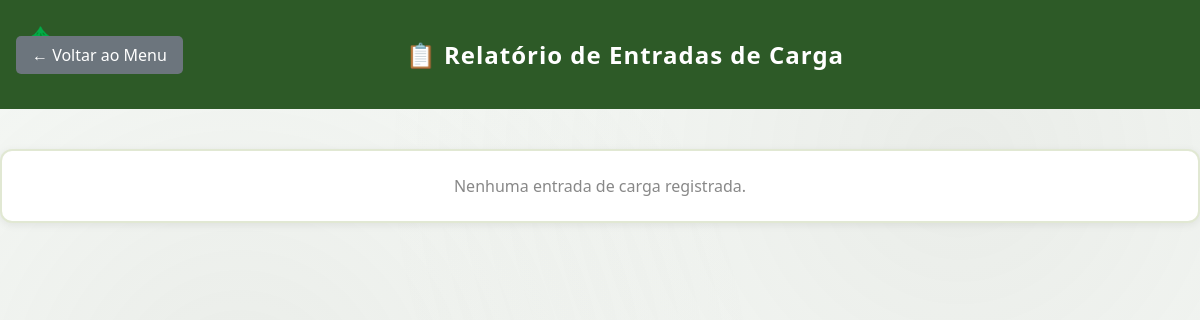
/relatorio-entradas (signed in), run on an earlier commit of the app's database.
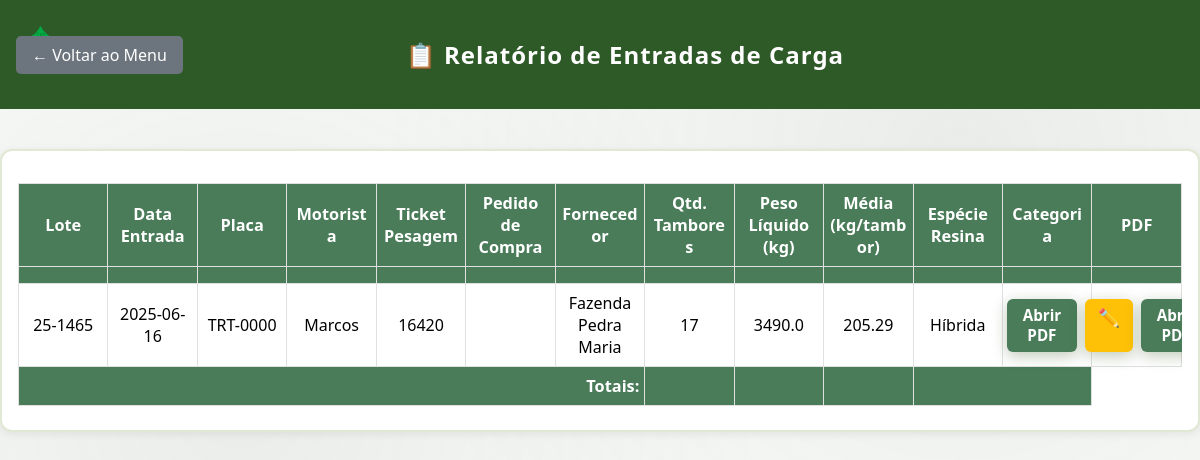
And on a later commit of the database.
### tables this page shows
CREATE TABLE entradas_carga (
            id INTEGER PRIMARY KEY AUTOINCREMENT,
            fornecedor TEXT NOT NULL,
            data_entrada TEXT NOT NULL,
            motorista TEXT NOT NULL,
            placa TEXT NOT NULL,
            quantidade_tambores INTEGER NOT NULL,
            especie_resina TEXT NOT NULL,
            lote TEXT NOT NULL,
            ticket_pesagem TEXT NOT NULL UNIQUE,
            peso_liquido REAL NOT NULL,
            data_registro TEXT NOT NULL,
            usuario_registro TEXT NOT NULL
        , pedido_compra TEXT, categoria TEXT);

CREATE TABLE processos_lote (
        id INTEGER PRIMARY KEY AUTOINCREMENT,
        lote TEXT NOT NULL,
        arquivo_pdf TEXT NOT NULL,
        data_upload TEXT NOT NULL,
        usuario TEXT NOT NULL
    );

### app.py (the view)
@app.route('/relatorio-entradas')
def relatorio_entradas():
    if 'logged_in' not in session or not session['logged_in']:
        return redirect(url_for('login'))
    entradas = listar_entradas()
    conn = sqlite3.connect(DB_PATH)
    cursor = conn.cursor()
    cursor.execute('SELECT lote, arquivo_pdf FROM processos_lote')
    pdfs_lotes = cursor.fetchall()
    conn.close()
    lotes_pdfs = {}
    for lote, pdf in pdfs_lotes:
        lotes_pdfs.setdefault(lote, []).append(pdf)
    return render_template('relatorio_entradas.html', entradas=entradas, lotes_pdfs=lotes_pdfs, spacing=True)

### app.py (called while the page is built)
def listar_entradas():
    conn = sqlite3.connect(DB_PATH)
    cursor = conn.cursor()
    cursor.execute('SELECT * FROM entradas_carga ORDER BY lote ASC')
    colunas = [desc[0] for desc in cursor.description]
    entradas = [dict(zip(colunas, row)) for row in cursor.fetchall()]
    conn.close()
    return entradas

### templates/relatorio_entradas.html (shortened to what this page needs)
<!DOCTYPE html>
<html lang="pt-BR">
<head>
    <link rel="stylesheet" href="{{ url_for('static', filename='css/style.css') }}">
    <link rel="stylesheet" href="https://cdn.datatables.net/1.13.7/css/jquery.dataTables.min.css">
</head>
<body class="relatorio-body">
    <div class="header">
        <a href="{{ url_for('menu') }}" class="back-btn">← Voltar ao Menu</a>
        <div class="header-title">📋 Relatório de Entradas de Carga</div>
    </div>
    <div class="container">
        {% if entradas %}
        <div class="table-responsive">
            <table id="tabela-entradas">
                <thead>
                    <tr>
                        <th>Lote</th>
                        <th>Data Entrada</th>
                        <th>Placa</th>
                        <th>Motorista</th>
                        <th>Ticket Pesagem</th>
                        <th>Pedido de Compra</th>
                        <th>Fornecedor</th>
                        <th>Qtd. Tambores</th>
                        <th>Peso Líquido (kg)</th>
                        <th>Média (kg/tambor)</th>
                        <th>Espécie Resina</th>
                        <th>Categoria</th>
                        <th>PDF</th>
                    </tr>
                    <tr class="filters">
                        <th></th>
                        <th></th>
                        <th></th>
                        <th></th>
                        <th></th>
                        <th></th>
                        <th></th>
                        <th></th>
                        <th></th>
                        <th></th>
                        <th></th>
                        <th></th>
                        <th></th>
                    </tr>
                </thead>
                <tbody>
                    {% for entrada in entradas %}
                    <tr>
                        <td>{{ entrada.lote }}</td>
                        <td>{{ entrada.data_entrada }}</td>
                        <td>{{ entrada.placa }}</td>
                        <td>{{ entrada.motorista }}</td>
                        <td>{{ entrada.ticket_pesagem }}</td>
                        <td>{{ entrada.pedido_compra or '' }}</td>
                        <td>{{ entrada.fornecedor }}</td>
                        <td>{{ entrada.quantidade_tambores }}</td>
                        <td>{{ entrada.peso_liquido }}</td>
                        <td>{% if entrada.quantidade_tambores and entrada.peso_liquido %}{{ (entrada.peso_liquido /
                            entrada.quantidade_tambores)|round(2) }}{% else %}-{% endif %}</td>
                        <td>{{ entrada.especie_resina }}</td>
                        <td>
                            {% if entrada.lote in lotes_pdfs %}
                            <div style="display: flex; gap: 0.5rem; justify-content: center;">
                                {% for pdf in lotes_pdfs[entrada.lote] %}
                                <a href="{{ url_for('static', filename='processos_pdfs/' + pdf) }}" class="btn"
                                    target="_blank"
                                    style="padding:0.4rem 1rem; font-size:0.95rem; background:#4a7c59; color:white; border-radius:6px; text-decoration:none;">Abrir
                                    PDF</a>
                                <a href="{{ url_for('registrar_processo', lote=entrada.lote) }}" class="btn"
                                    title="Editar PDF"
                                    style="padding:0.4rem 0.8rem; font-size:1.1rem; background:#ffc107; color:#333; border-radius:6px; text-decoration:none;">✏️
                                </a>
                                {% endfor %}
                            </div>
                            {% else %}
                            <a href="{{ url_for('registrar_processo', lote=entrada.lote) }}" class="btn"
                                style="padding:0.4rem 1rem; font-size:0.95rem; background:#4a7c59; color:white; border-radius:6px; text-decoration:none;">Registrar
                                Processo</a>
                            {% endif %}
                        </td>
                    </tr>
                    {% endfor %}
                </tbody>
                <tfoot>
                    <tr>
                        <th colspan="7" style="text-align:right">Totais:</th>
                        <th id="soma-tambores"></th>
                        <th id="soma-peso"></th>
                        <th id="media-peso-tambor"></th>
                        <th colspan="2"></th>
                    </tr>
                </tfoot>
            </table>
        </div>
        {% else %}
        <p style="text-align:center; color:#888;">Nenhuma entrada de carga registrada.</p>
        {% endif %}
    </div>
</body>

### static/css/style.css (style rules this page uses)
* { margin: 0; padding: 0; box-sizing: border-box; }
body { font-family: 'Segoe UI', Tahoma, Geneva, Verdana, sans-serif; background: linear-gradient(135deg, #2d5016 0%, #4a7c59 50%, #6b8e23 100%); background-attachment: fixed; min-height: 100vh; display: flex; align-items: center; justify-content: center; }
body::before { content: ''; position: fixed; top: 0; left: 0; width: 100%; height: 100%; background-image: radial-gradient(circle at 20% 50%, rgba(120, 119, 108, 0.1) 0%, transparent 50%), radial-gradient(circle at 80% 20%, rgba(120, 119, 108, 0.1) 0%, transparent 50%); pointer-events: none; z-index: -1; }
.container { background: rgba(255, 255, 255, 0.95); backdrop-filter: blur(10px); padding: 2.5rem; border-radius: 15px; box-shadow: 0 20px 40px rgba(45, 80, 22, 0.3); width: 100%; max-width: 420px; border: 2px solid rgba(107, 142, 35, 0.2); }
.header { text-align: center; margin-bottom: 2.5rem; }
.header::before { content: '🌲'; font-size: 2.5rem; display: block; margin-bottom: 1rem; }
.btn { display: inline-block; padding: 1rem 2rem; background: linear-gradient(135deg, #6b8e23 0%, #4a7c59 50%, #2d5016 100%); color: white; text-decoration: none; border: none; border-radius: 8px; cursor: pointer; font-size: 1rem; font-weight: 600; transition: all 0.3s ease; width: 100%; text-align: center; box-shadow: 0 4px 15px rgba(45, 80, 22, 0.3); }

### templates/relatorio_entradas.html (style rules this page uses)
body.relatorio-body { display: block !important; background: #f7faf7; min-height: 100vh; }
.header { background: #2d5a27; padding: 1.2rem 1rem; display: flex; align-items: center; justify-content: center; color: white; position: relative; }
.header-title { flex: 1; text-align: center; font-size: 1.5rem; font-weight: bold; letter-spacing: 1px; }
.back-btn { position: absolute; left: 1rem; top: 50%; transform: translateY(-50%); background: #6c757d; color: white; padding: 0.5rem 1rem; text-decoration: none; border-radius: 5px; font-size: 1rem; }
.container { max-width: 1800px !important; margin: 2.5rem auto 0 auto; padding: 1.5rem 1rem; background: white; border-radius: 12px; box-shadow: 0 2px 8px rgba(0, 0, 0, 0.07); }
.table-responsive { overflow-x: auto; width: 100%; }
table { width: 100%; border-collapse: collapse; margin-top: 0.5rem; font-size: 1rem; max-width: 100%; table-layout: fixed; }
th, td { border: 1px solid #e0e0e0; padding: 0.5rem 0.3rem; text-align: center; vertical-align: middle; white-space: normal; word-wrap: break-word; min-width: 120px; }
th { background: #4a7c59; color: #fff; font-size: 1.02rem; font-weight: 600; }
tr:nth-child(even) { background: #f2f7f2; }

What changed in the data, as far as the page shows it:
added entradas_carga: lote "25-1465", data_entrada "2025-06-16", placa "TRT-0000", motorista "Marcos", ticket_pesagem "16420", fornecedor "Fazenda Pedra Maria", quantidade_tambores "17", peso_liquido "3490.0", peso_liquido+quantidade_tambores "205.29", especie_resina "Híbrida"
Also different on the page:
text no longer shown: "Nenhuma entrada de carga registrada."
text now shown: "Lote Data Entrada Placa Motorista Ticket Pesagem Pedido de Compra Fornecedor Qtd. Tambores Peso Líquido (kg) Média (kg/tambor) Espécie Resina Categoria PDF Totais:"
